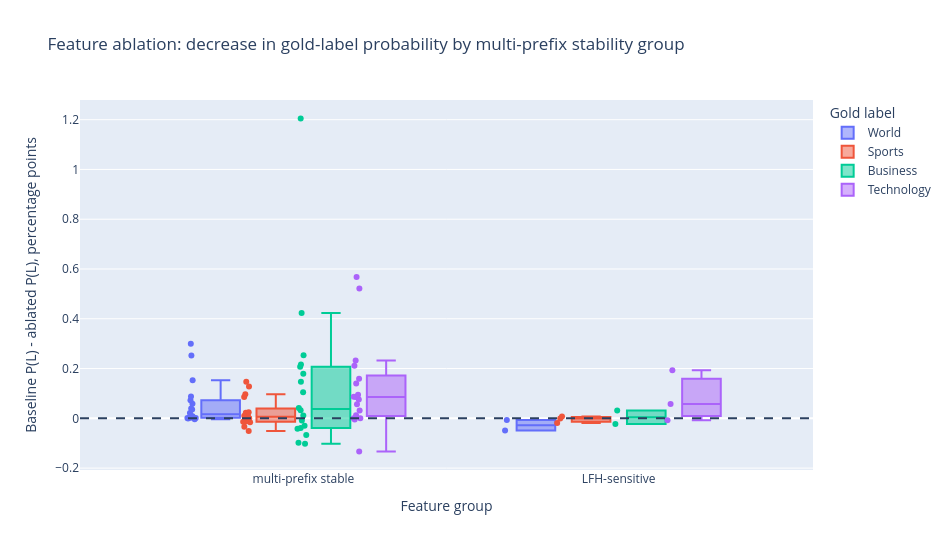

This figure's notebook cell:
### Code cell


### Figure 1 — Plotly figure (JSON) as saved in the notebook; plotly's stock layout.template omitted (floating-point values rounded to 4 significant figures)
{"data": [{"alignmentgroup": "True", "boxpoints": "all", "customdata": [[13840.0, 1.0, 0.63, 1.0, 0.8596], [3994.0, 2.0, 1.0, 1.0, 0.9963], [14740.0, 3.0, 0.995, 1.0, 0.9261], [8901.0, 4.0, 0.855, 1.0, 0.9506], [5222.0, 5.0, 0.345, 1.0, 1.0], [5743.0, 6.0, 0.86, 1.0, 0.7732], [9069.0, 7.0, 0.71, 1.0, 0.9579], [1728.0, 8.0, 0.505, 1.0, 0.8471], [3163.0, 9.0, 0.955, 1.0, 0.9267], [541.0, 10.0, 0.65, 1.0, 0.9989], [406.0, 11.0, 0.595, 1.0, 0.7413], [2791.0, 12.0, 0.43, 1.0, 0.9001], [6519.0, 13.0, 0.345, 1.0, 0.9182], [13950.0, 14.0, 1.0, 1.0, 0.9328], [2498.0, 15.0, 0.925, 1.0, 0.9118], [1740.0, 16.0, 0.965, 1.0, 0.8672], [8386.0, 17.0, 0.59, 0.5, 0.6787], [11440.0, 18.0, 0.585, 0.875, 0.8684], [11720.0, 19.0, 0.25, 0.5, 0.7565], [14780.0, 20.0, 0.175, 0.75, 0.8993]], "hovertemplate": "Gold label=World<br>Feature group=%{x}<br>Baseline P(L) - ablated P(L), percentage points=%{y}<br>feature_idx=%{customdata[0]}<br>label_specific_rank=%{customdata[1]}<br>feature_active_prompt_fraction=%{customdata[2]}<br>retention_rate_top_20=%{customdata[3]}<br>min_over_baseline=%{customdata[4]}<extra></extra>", "legendgroup": "World", "marker": {"color": "#636efa"}, "name": "World", "notched": false, "offsetgroup": "World", "orientation": "v", "showlegend": true, "type": "box", "x": ["multi-prefix stable", "multi-prefix stable", "multi-prefix stable", "multi-prefix stable", "multi-prefix stable", "multi-prefix stable", "multi-prefix stable", "multi-prefix stable", "multi-prefix stable", "multi-prefix stable", "multi-prefix stable", "multi-prefix stable", "multi-prefix stable", "multi-prefix stable", "multi-prefix stable", "multi-prefix stable", "LFH-sensitive", "multi-prefix stable", "LFH-sensitive", "multi-prefix stable"], "x0": " ", "xaxis": "x", "y": [0.002334, 0.2998, 0.2523, 0.03929, 0.05888, 0.07301, 0.08778, 0.001101, 0.1527, 0.001301, 0.008096, 0.004995, -0.003809, 0.03588, 0.01105, -0.00105, -0.04913, 0.0213, -0.006394, 0.003181], "y0": " ", "yaxis": "y"}, {"alignmentgroup": "True", "boxpoints": "all", "customdata": [[8298.0, 1.0, 0.925, 1.0, 0.9325], [3408.0, 2.0, 0.855, 1.0, 0.9346], [1740.0, 3.0, 0.98, 1.0, 0.8411], [5672.0, 4.0, 0.88, 1.0, 0.9661], [2999.0, 5.0, 0.97, 1.0, 0.834], [14140.0, 6.0, 0.88, 1.0, 0.9672], [9289.0, 7.0, 1.0, 1.0, 0.739], [5092.0, 8.0, 0.73, 1.0, 0.7304], [2671.0, 9.0, 0.625, 1.0, 0.7156], [3375.0, 10.0, 0.965, 0.625, 0.4951], [5104.0, 11.0, 0.555, 1.0, 0.9007], [45.0, 12.0, 0.835, 1.0, 0.9158], [8508.0, 13.0, 0.815, 1.0, 0.9303], [6880.0, 14.0, 1.0, 0.75, 0.6715], [12870.0, 15.0, 0.525, 1.0, 0.9499], [15110.0, 16.0, 0.205, 0.5, 0.8199], [8699.0, 17.0, 0.01, 1.0, 0.9456], [1774.0, 18.0, 0.065, 1.0, 1.0], [13200.0, 19.0, 0.455, 0.75, 0.9119], [5222.0, 20.0, 0.21, 0.125, 0.7292]], "hovertemplate": "Gold label=Sports<br>Feature group=%{x}<br>Baseline P(L) - ablated P(L), percentage points=%{y}<br>feature_idx=%{customdata[0]}<br>label_specific_rank=%{customdata[1]}<br>feature_active_prompt_fraction=%{customdata[2]}<br>retention_rate_top_20=%{customdata[3]}<br>min_over_baseline=%{customdata[4]}<extra></extra>", "legendgroup": "Sports", "marker": {"color": "#EF553B"}, "name": "Sports", "notched": false, "offsetgroup": "Sports", "orientation": "v", "showlegend": true, "type": "box", "x": ["multi-prefix stable", "multi-prefix stable", "multi-prefix stable", "multi-prefix stable", "multi-prefix stable", "multi-prefix stable", "multi-prefix stable", "multi-prefix stable", "multi-prefix stable", "LFH-sensitive", "multi-prefix stable", "multi-prefix stable", "multi-prefix stable", "multi-prefix stable", "multi-prefix stable", "LFH-sensitive", "multi-prefix stable", "multi-prefix stable", "multi-prefix stable", "LFH-sensitive"], "x0": " ", "xaxis": "x", "y": [0.0968, -0.01318, -0.03344, 0.08566, 0.02226, 0.1277, -0.05086, 0.006138, -0.01362, 0.007356, 0.01051, 0.02429, -0.01528, 0.1468, 0.01511, -0.0009339, -1.967e-06, 0.0009377, 0.002293, -0.01835], "y0": " ", "yaxis": "y"}, {"alignmentgroup": "True", "boxpoints": "all", "customdata": [[16290.0, 1.0, 0.86, 1.0, 0.9114], [5333.0, 2.0, 0.475, 1.0, 0.9562], [5349.0, 3.0, 0.485, 1.0, 0.9756], [3375.0, 4.0, 0.96, 1.0, 1.0], [16160.0, 5.0, 0.625, 1.0, 0.7961], [15270.0, 6.0, 0.42, 1.0, 0.8608], [3678.0, 7.0, 0.595, 1.0, 0.8364], [2039.0, 8.0, 0.88, 1.0, 0.9425], [10490.0, 9.0, 0.36, 1.0, 0.9638], [10300.0, 10.0, 0.57, 1.0, 0.7188], [14960.0, 11.0, 0.56, 1.0, 0.7466], [8901.0, 12.0, 0.64, 1.0, 0.7255], [9009.0, 13.0, 0.355, 1.0, 0.7796], [6193.0, 14.0, 0.395, 1.0, 0.8648], [7700.0, 15.0, 0.77, 0.375, 0.6119], [8875.0, 16.0, 0.51, 0.875, 0.7715], [2694.0, 17.0, 0.68, 1.0, 0.8722], [9617.0, 18.0, 0.33, 0.75, 0.7981], [10480.0, 19.0, 0.44, 0.875, 0.8618], [2523.0, 20.0, 0.545, 0.5, 0.8379]], "hovertemplate": "Gold label=Business<br>Feature group=%{x}<br>Baseline P(L) - ablated P(L), percentage points=%{y}<br>feature_idx=%{customdata[0]}<br>label_specific_rank=%{customdata[1]}<br>feature_active_prompt_fraction=%{customdata[2]}<br>retention_rate_top_20=%{customdata[3]}<br>min_over_baseline=%{customdata[4]}<extra></extra>", "legendgroup": "Business", "marker": {"color": "#00cc96"}, "name": "Business", "notched": false, "offsetgroup": "Business", "orientation": "v", "showlegend": true, "type": "box", "x": ["multi-prefix stable", "multi-prefix stable", "multi-prefix stable", "multi-prefix stable", "multi-prefix stable", "multi-prefix stable", "multi-prefix stable", "multi-prefix stable", "multi-prefix stable", "multi-prefix stable", "multi-prefix stable", "multi-prefix stable", "multi-prefix stable", "multi-prefix stable", "LFH-sensitive", "multi-prefix stable", "multi-prefix stable", "multi-prefix stable", "multi-prefix stable", "LFH-sensitive"], "x0": " ", "xaxis": "x", "y": [0.4236, 0.179, 0.01107, 0.2072, -0.0665, -0.03025, 0.1469, 1.205, 0.1052, -0.09781, 0.04169, 0.2535, -0.03895, 0.03291, 0.03175, -0.04203, -0.008198, -0.102, 0.2161, -0.02246], "y0": " ", "yaxis": "y"}, {"alignmentgroup": "True", "boxpoints": "all", "customdata": [[1831.0, 1.0, 0.605, 1.0, 0.9319], [3442.0, 2.0, 0.735, 1.0, 0.931], [16160.0, 3.0, 0.71, 1.0, 0.7073], [9247.0, 4.0, 0.575, 1.0, 0.872], [7700.0, 5.0, 0.95, 1.0, 1.0], [14600.0, 6.0, 0.255, 1.0, 0.7243], [13810.0, 7.0, 0.425, 1.0, 0.8615], [8551.0, 8.0, 0.99, 1.0, 0.6608], [8875.0, 9.0, 0.65, 1.0, 0.6433], [10300.0, 10.0, 0.685, 1.0, 0.7822], [3375.0, 11.0, 0.87, 1.0, 0.7364], [6880.0, 12.0, 1.0, 1.0, 0.7531], [14320.0, 13.0, 0.53, 1.0, 0.8676], [5131.0, 14.0, 0.0, 0.875, 0.8267], [10070.0, 15.0, 0.0, 0.75, 0.7388], [12100.0, 16.0, 0.215, 1.0, 0.9241], [7131.0, 17.0, 0.145, 1.0, 0.9483], [7281.0, 18.0, 0.79, 0.5, 0.3678], [2498.0, 19.0, 0.955, 0.5, 0.4895], [12560.0, 20.0, 0.45, 0.375, 0.7328]], "hovertemplate": "Gold label=Technology<br>Feature group=%{x}<br>Baseline P(L) - ablated P(L), percentage points=%{y}<br>feature_idx=%{customdata[0]}<br>label_specific_rank=%{customdata[1]}<br>feature_active_prompt_fraction=%{customdata[2]}<br>retention_rate_top_20=%{customdata[3]}<br>min_over_baseline=%{customdata[4]}<extra></extra>", "legendgroup": "Technology", "marker": {"color": "#ab63fa"}, "name": "Technology", "notched": false, "offsetgroup": "Technology", "orientation": "v", "showlegend": true, "type": "box", "x": ["multi-prefix stable", "multi-prefix stable", "multi-prefix stable", "multi-prefix stable", "multi-prefix stable", "multi-prefix stable", "multi-prefix stable", "multi-prefix stable", "multi-prefix stable", "multi-prefix stable", "multi-prefix stable", "multi-prefix stable", "multi-prefix stable", "multi-prefix stable", "multi-prefix stable", "multi-prefix stable", "multi-prefix stable", "LFH-sensitive", "LFH-sensitive", "LFH-sensitive"], "x0": " ", "xaxis": "x", "y": [0.07608, 0.09493, 0.05689, 0.03195, 0.522, 0.01217, 0.0862, -0.1333, 0.1404, 0.08644, 0.1593, 0.568, 0.2319, 0.0, 0.0, 0.211, -0.004872, 0.05761, 0.1934, -0.00728], "y0": " ", "yaxis": "y"}], "layout": {"boxmode": "group", "height": 550, "legend": {"title": {"text": "Gold label"}, "tracegroupgap": 0}, "shapes": [{"line": {"dash": "dash"}, "type": "line", "x0": 0, "x1": 1, "xref": "x domain", "y0": 0, "y1": 0, "yref": "y"}], "title": {"text": "Feature ablation: decrease in gold-label probability by multi-prefix stability group"}, "width": 950, "xaxis": {"anchor": "y", "domain": [0, 1], "title": {"text": "Feature group"}}, "yaxis": {"anchor": "x", "domain": [0, 1], "title": {"text": "Baseline P(L) - ablated P(L), percentage points"}}}}
